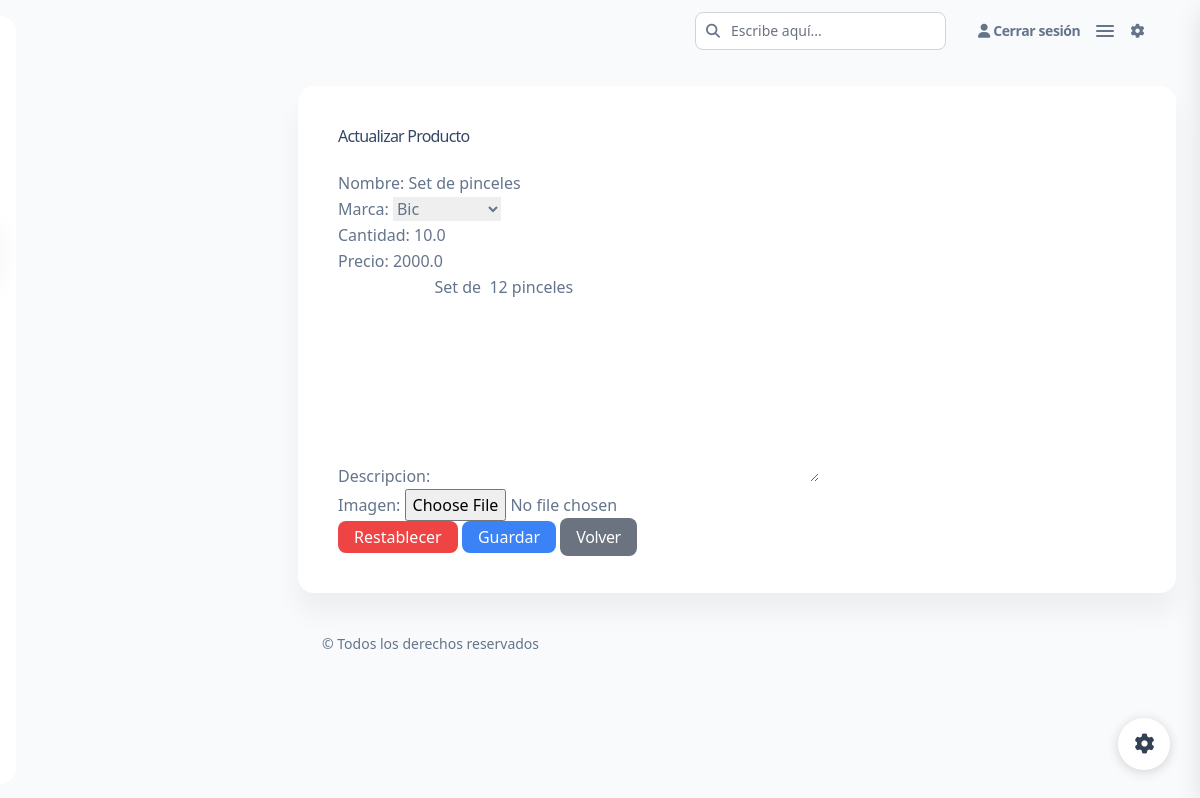
Page /dashboard/productos/actualizar/1 (signed in) on the committed database.
### core/models.py (models this page shows, shortened)
class Producto(models.Model):
    Nombre = models.CharField(max_length=50)
    Marca = models.ForeignKey(Marca, on_delete=models.CASCADE)
    Cantidad = models.FloatField(default=0)
    Precio = models.FloatField(default=0)
    Descripcion = models.CharField(max_length=1000)
    Imagen = models.ImageField(upload_to='productos', null=True, blank=True)

class Marca(models.Model):
    Nombre = models.CharField(max_length=100)
    def __str__(self):
        return self.Nombre

### core/views.py (the view, shortened to what this page needs)
# urls.py: path('dashboard/productos/actualizar/<id>', actualizar_producto, name='actualizar_producto'),
@permission_required('core.change_producto')
def actualizar_producto(request, id):
    producto = Producto.objects.get(id=id)
    aux = {
        'segment': 'productos',
        'form': ProductoForm(instance=producto)
    }
    return render(request, 'core/pages/dashboard/productos/actualizar.html', aux)

### core/forms.py
class ProductoForm(ModelForm):
    class Meta:
        model = Producto
        fields = '__all__'
        widgets = {
            'Descripcion': Textarea(attrs={'rows': 8})
        }

### core/templates/core/pages/dashboard/productos/actualizar.html (shortened to what this page needs)
{% extends 'core/layouts/base-dashboard.html' %}
{% load static %}
{% load tailwind_filters %}
{% block content %}
<div class="w-full px-6 py-6 mx-auto">
  <div class="flex flex-wrap -mx-3">
    <div class="flex-none w-full max-w-full px-3">
      <div class="relative flex flex-col min-w-0 mb-6 break-words bg-white border-0 border-transparent border-solid shadow-soft-xl rounded-2xl bg-clip-border">
        <form action="" method="POST" class="p-10" enctype="multipart/form-data">
          <h1>Actualizar Producto</h1>
          <br>
          {{ form|crispy }}
          <button class="bg-red-500 rounded-lg cursor-pointer py-1 px-4 text-white" type="reset">Restablecer</button>
          <button class="bg-blue-500 rounded-lg cursor-pointer py-1 px-4 text-white" type="submit">Guardar</button>
          <a class="bg-gray-500 rounded-lg cursor-pointer py-2 px-4 text-white" href="{% url 'dashboard-productos' %}">Volver</a>
        </form>
      </div>
    </div>
  </div>
  {% include 'core/includes/footer.html' %}
</div>
{% endblock content %}

### rows in the picture
Producto: Nombre "Set de pinceles", Marca "Bic", Cantidad "10.0", Precio "2000.0", Descripcion "Set de 12 pinceles"
